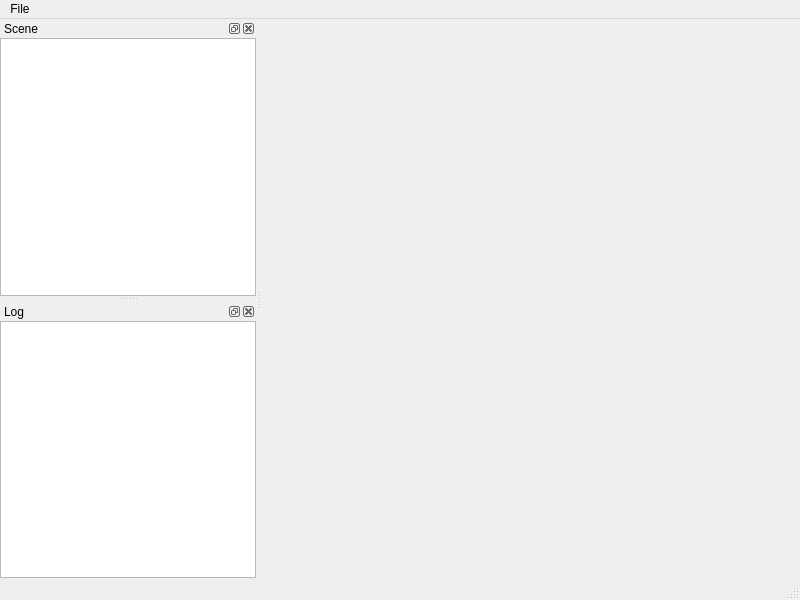
<?xml version="1.0" encoding="UTF-8"?>
<ui version="4.0">
 <class>MainWindow</class>
 <widget class="QMainWindow" name="MainWindow">
  <property name="geometry">
   <rect>
    <x>0</x>
    <y>0</y>
    <width>800</width>
    <height>600</height>
   </rect>
  </property>
  <property name="windowTitle">
   <string>MainWindow</string>
  </property>
  <widget class="QWidget" name="centralwidget">
   <layout class="QHBoxLayout" name="horizontalLayout"/>
  </widget>
  <widget class="QMenuBar" name="menubar">
   <property name="geometry">
    <rect>
     <x>0</x>
     <y>0</y>
     <width>800</width>
     <height>22</height>
    </rect>
   </property>
   <widget class="QMenu" name="menuFile">
    <property name="title">
     <string>File</string>
    </property>
    <addaction name="actionExit"/>
   </widget>
   <addaction name="menuFile"/>
  </widget>
  <widget class="QStatusBar" name="statusbar"/>
  <widget class="QDockWidget" name="dockWidget">
   <property name="floating">
    <bool>false</bool>
   </property>
   <property name="windowTitle">
    <string>Scene</string>
   </property>
   <attribute name="dockWidgetArea">
    <number>1</number>
   </attribute>
   <widget class="QWidget" name="dockWidgetContents">
    <layout class="QVBoxLayout" name="verticalLayout">
     <property name="leftMargin">
      <number>0</number>
     </property>
     <property name="topMargin">
      <number>0</number>
     </property>
     <property name="rightMargin">
      <number>0</number>
     </property>
     <property name="bottomMargin">
      <number>0</number>
     </property>
     <item>
      <widget class="QTreeView" name="treeView"/>
     </item>
    </layout>
   </widget>
  </widget>
  <widget class="QDockWidget" name="logDock">
   <property name="windowTitle">
    <string>Log</string>
   </property>
   <attribute name="dockWidgetArea">
    <number>1</number>
   </attribute>
   <widget class="QWidget" name="dockWidgetContents_2">
    <layout class="QGridLayout" name="gridLayout">
     <property name="leftMargin">
      <number>0</number>
     </property>
     <property name="topMargin">
      <number>0</number>
     </property>
     <property name="rightMargin">
      <number>0</number>
     </property>
     <property name="bottomMargin">
      <number>0</number>
     </property>
     <item row="0" column="0">
      <widget class="QPlainTextEdit" name="logText">
       <property name="readOnly">
        <bool>true</bool>
       </property>
      </widget>
     </item>
    </layout>
   </widget>
  </widget>
  <action name="actionExit">
   <property name="text">
    <string>Exit</string>
   </property>
  </action>
 </widget>
 <resources/>
 <connections/>
</ui>
